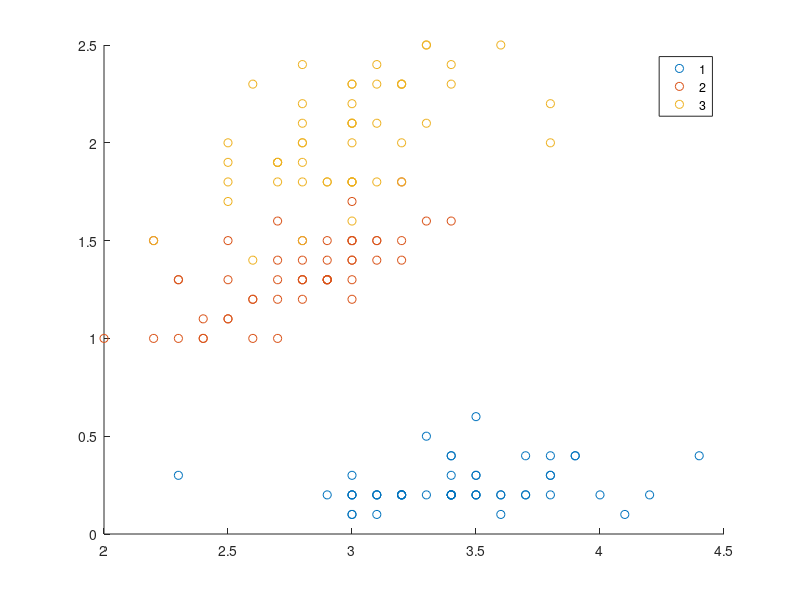
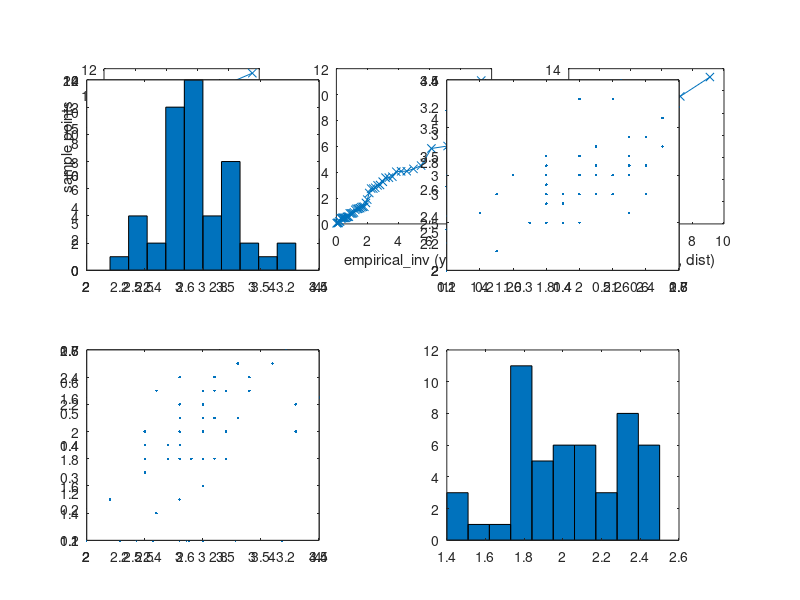
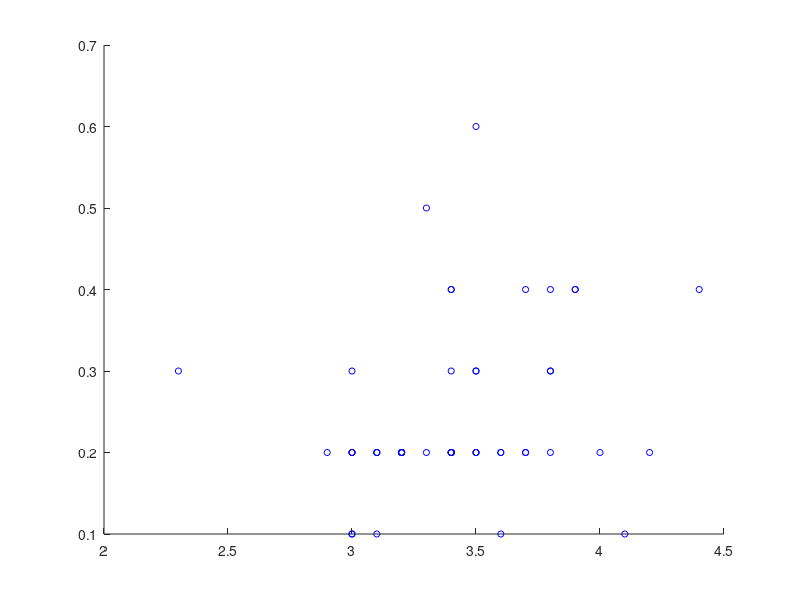

These charts were generated, in order, by the following MATLAB code: (Note: this script raises an error after producing the figures.)
% Load data
clc; clear; format long

load('dataset_problem_11_1.mat')


%%
clc;
X_1 = X(X(:, 1) == 1, 2:3);
X_2 = X(X(:, 1) == 2, 2:3);
X_3 = X(X(:, 1) == 3, 2:3);
n1 = 50;
n2 = 50;
n3 = 50;

%% Descriptive stat

S_1 = cov(X_1);
S_2 = cov(X_2);
S_3 = cov(X_3);
x_1_bar = mean(X_1);
x_2_bar = mean(X_2);
x_3_bar = mean(X_3);

%% Scatter plot

scatter(X_1(:, 1), X_1(:, 2))
hold on;
scatter(X_2(:, 1), X_2(:, 2))
hold on;
scatter(X_3(:, 1), X_3(:, 2))
legend('1', '2', '3')

%% Model Check

figure(2)
subplot(2, 3, 1)
p = 2
d = diag((X_1 - x_1_bar) / S_1 * (X_1 - x_1_bar)')
y = chi2rnd(p, 10000, 1);
qqplot(d, y)
pbaspect([1 1 1])

subplot(2, 3, 2)
p = 2
d = diag((X_2 - x_2_bar) / S_2 * (X_2 - x_2_bar)')
y = chi2rnd(p, 10000, 1);
figure(2)
qqplot(d, y)
pbaspect([1 1 1])

subplot(2, 3, 3)
p = 2
d = diag((X_3 - x_3_bar) / S_2 * (X_3 - x_3_bar)')
y = chi2rnd(p, 10000, 1);
figure(2)
qqplot(d, y)
pbaspect([1 1 1])

figure(2)
subplot(2, 3, 4)
plotmatrix(X_1)
pbaspect([1 1 1])

subplot(2, 3, 5)
plotmatrix(X_2)
pbaspect([1 1 1])

subplot(2, 3, 6)
plotmatrix(X_3)
pbaspect([1 1 1])

%% Bartlett
p = 2
alpha = 0.05

% the correction factor
C = 1 - (2*p^2 + 3*p-1)/(6*(p+1)) * (1/(n1-1) + 1/(n2-1) + 1/(n3-1) - (1/(n1+n2+n3-3)));

% pooled variance
S_pool = ((n1-1)*S_1 + (n2-1)*S_2 + (n3-1)*S_3) / (n1+n2+n3-3);

% test-statistics for the bartlett test
test_statistics = C*((n1+n2+n3-3)*log(det(S_pool)) - (n1-1)*log(det(S_1)) - (n2-1)*log(det(S_2)) - (n3-1)*log(det(S_3)));

% critical value
critical_value = chi2inv(1-alpha, p*(p+1));

% p-value
p_value = 1-chi2cdf(test_statistics, p*(p+1))

% We reject the null hypothesis, i.e., we have to resolve to QDA

%% However, we still use Manova1 to compare for equal means

[d, p, stats]  = manova1(X(:, 2:3), X(:, 1))

% we reject the null hypothesis of equal means at dimension 2
% however, we still utilize the pooled variance here xD

%%
% cf1, cf2, cf3
cf1 = @(x,y) (-0.5 * [x; y]' * inv(S_1) * [x; y] + x_1_bar * inv(S_1) * [x; y] - 0.5 * log(det(S_1)) - 0.5 * x_1_bar * inv(S_1) * x_1_bar');
cf2 = @(x,y) (-0.5 * [x; y]' * inv(S_2) * [x; y] + x_2_bar * inv(S_2) * [x; y] - 0.5 * log(det(S_2)) - 0.5 * x_2_bar * inv(S_2) * x_2_bar');
cf3 = @(x,y) (-0.5 * [x; y]' * inv(S_3) * [x; y] + x_3_bar * inv(S_3) * [x; y] - 0.5 * log(det(S_3)) - 0.5 * x_3_bar * inv(S_3) * x_3_bar');

figure(3)
decisions = zeros(150, 1);
[Xx,Yy] = meshgrid(1.5:0.05:4.5, 0:0.05:3.0);
colors = ["blue", "green", "red"]

% the descisions of the data
for i = 1:size(X, 1)
    d1 = cf1(X(i, 2), X(i, 3));
    d2 = cf2(X(i, 2), X(i, 3));
    d3 = cf3(X(i, 2), X(i, 3));
    [~, I] = max([d1, d2, d3]);
    decisions(i) = I;
    scatter(X(i, 2), X(i, 3), 20, colors(X(i, 1)));
    hold on;
end

% to plot the decision regions
for i = 1:size(Xx,1)
    for j = 1:size(Xx,2)
        d1 = cf1(Xx(i, j), Yy(i, j));
        d2 = cf2(Xx(i, j), Yy(i, j));
        d3 = cf3(Xx(i, j), Yy(i, j));
        [~, I] = max([d1, d2, d3]);
        scatter(Xx(i, j), Yy(i,j), 1, colors(I));
    end
end

%%
clc;
% calculate the APER
APER = sum(decisions == X(:, 1))/150

% calculate the confusion matrix
cf11 = sum(decisions(1:50) == 1);
cf22 = sum(decisions(51:100) == 2);
cf33 = sum(decisions(101:end) == 3);

cf_mat = diag([cf11 cf22 cf33]);
cf_mat(2, 3) = 4;
cf_mat(3, 2) = 3;
cf_mat

% calculate the AER
for i = 1:size(X_new, 1)
    X_new = X
    X_new(i, :) = []

    X_1 = X_new(X_new(:, 1) == 1, 2:3);
    X_2 = X_new(X_new(:, 1) == 2, 2:3);
    X_3 = X_new(X_new(:, 1) == 3, 2:3);

    S_1 = cov(X_1);
    S_2 = cov(X_2);
    S_3 = cov(X_3);

    x_1_bar = mean(X_1);
    x_2_bar = mean(X_2);
    x_3_bar = mean(X_3);

    cf1 = @(x,y) (-0.5 * [x; y]' * inv(S_1) * [x; y] + x_1_bar * inv(S_1) * [x; y] - 0.5 * log(det(S_1)) - 0.5 * x_1_bar * inv(S_1) * x_1_bar');
    cf2 = @(x,y) (-0.5 * [x; y]' * inv(S_2) * [x; y] + x_2_bar * inv(S_2) * [x; y] - 0.5 * log(det(S_2)) - 0.5 * x_2_bar * inv(S_2) * x_2_bar');
    cf3 = @(x,y) (-0.5 * [x; y]' * inv(S_3) * [x; y] + x_3_bar * inv(S_3) * [x; y] - 0.5 * log(det(S_3)) - 0.5 * x_3_bar * inv(S_3) * x_3_bar');

    d1 = cf1(X_new(i, 2), X_new(i, 3)); 
    d2 = cf2(X_new(i, 2), X_new(i, 3));
    d3 = cf3(X_new(i, 2), X_new(i, 3));

    [~, I] = max([d1, d2, d3]);
    
    decisions(i) = I;
    
    hold on;
end

